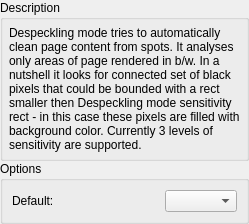
      <widget class="QWidget" name="pageDespeckling">
       <layout class="QVBoxLayout" name="verticalLayout_33">
        <property name="spacing">
         <number>0</number>
        </property>
        <property name="leftMargin">
         <number>0</number>
        </property>
        <property name="topMargin">
         <number>0</number>
        </property>
        <property name="rightMargin">
         <number>0</number>
        </property>
        <property name="bottomMargin">
         <number>0</number>
        </property>
        <item>
         <widget class="QGroupBox" name="groupBox_44">
          <property name="title">
           <string>Description</string>
          </property>
          <layout class="QVBoxLayout" name="verticalLayout_32">
           <property name="spacing">
            <number>6</number>
           </property>
           <property name="leftMargin">
            <number>6</number>
           </property>
           <property name="topMargin">
            <number>6</number>
           </property>
           <property name="rightMargin">
            <number>6</number>
           </property>
           <property name="bottomMargin">
            <number>6</number>
           </property>
           <item>
            <widget class="QLabel" name="lblDespecklingDescr">
             <property name="text">
              <string>Despeckling mode tries to automatically clean page content from spots. It analyses only areas of page rendered in b/w. In a nutshell it looks for connected set of black pixels that could be bounded with a rect smaller then Despeckling mode sensitivity rect - in this case these pixels are filled with background color. Currently 3 levels of sensitivity are supported.</string>
             </property>
             <property name="alignment">
              <set>Qt::AlignLeading|Qt::AlignLeft|Qt::AlignTop</set>
             </property>
             <property name="wordWrap">
              <bool>true</bool>
             </property>
             <property name="textInteractionFlags">
              <set>Qt::LinksAccessibleByMouse|Qt::TextSelectableByKeyboard|Qt::TextSelectableByMouse</set>
             </property>
            </widget>
           </item>
          </layout>
         </widget>
        </item>
        <item>
         <widget class="QGroupBox" name="optDespeckling">
          <property name="title">
           <string>Options</string>
          </property>
          <layout class="QFormLayout" name="formLayout_18">
           <item row="2" column="0">
            <widget class="QLabel" name="despecklingDefaultsLabel">
             <property name="text">
              <string>Default:</string>
             </property>
            </widget>
           </item>
           <item row="2" column="1">
            <layout class="QHBoxLayout" name="horizontalLayout_3">
             <item>
              <spacer name="horizontalSpacer_3">
               <property name="orientation">
                <enum>Qt::Horizontal</enum>
               </property>
               <property name="sizeHint" stdset="0">
                <size>
                 <width>40</width>
                 <height>20</height>
                </size>
               </property>
              </spacer>
             </item>
             <item>
              <widget class="QComboBox" name="despecklingDefaultsValue"/>
             </item>
            </layout>
           </item>
          </layout>
         </widget>
        </item>
       </layout>
      </widget>
